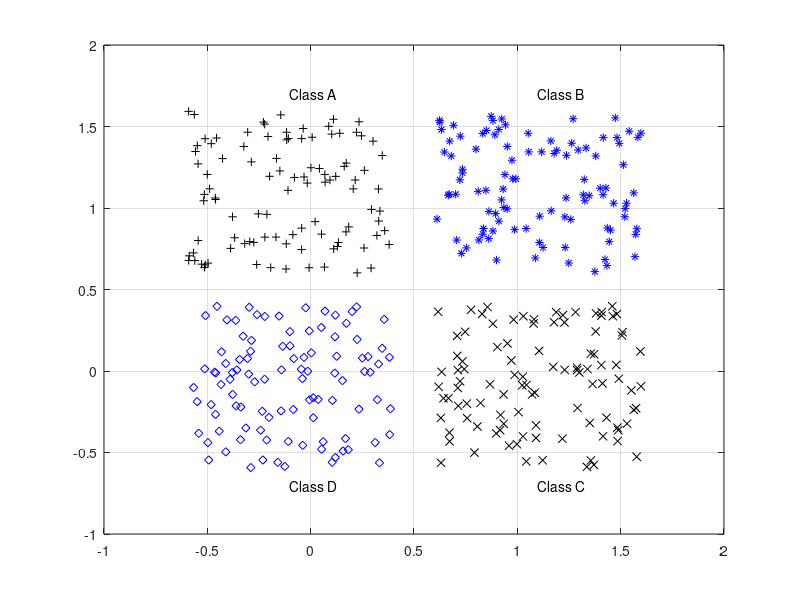

MATLAB code for this plot: (Note: this script raises an error after producing the figure.)
close all, clear all, clc, format compact
% number of samples of each class
K = 100;
% define 4 clusters of input data
q = .6; % offset of classes
A = [rand(1,K)-q; rand(1,K)+q];
B = [rand(1,K)+q; rand(1,K)+q];
C = [rand(1,K)+q; rand(1,K)-q];
D = [rand(1,K)-q; rand(1,K)-q];
% plot clusters
figure(1)
plot(A(1,:),A(2,:),'k+')
hold on
grid on
plot(B(1,:),B(2,:),'b*')
plot(C(1,:),C(2,:),'kx')
plot(D(1,:),D(2,:),'bd')
% text labels for clusters
text(.5-q,.5+2*q,'Class A')
text(.5+q,.5+2*q,'Class B')
text(.5+q,.5-2*q,'Class C')
text(.5-q,.5-2*q,'Class D')

% coding (+1/-1) of 4 separate classes
a = [-1 -1 -1 +1]';
b = [-1 -1 +1 -1]';
d = [-1 +1 -1 -1]';
c = [+1 -1 -1 -1]';

% define inputs (combine samples from all four classes)
P = [A B C D];
% define targets
T = [repmat(a,1,length(A)) repmat(b,1,length(B)) ...
repmat(c,1,length(C)) repmat(d,1,length(D)) ];

% create a neural network
net = feedforwardnet([4 3]);
% train net
net.divideParam.trainRatio = 1; % training set [%]
net.divideParam.valRatio = 0; % validation set [%]
net.divideParam.testRatio = 0; % test set [%]
% train a neural network
[net,tr,Y,E] = train(net,P,T);

% show network
view(net)

% evaluate performance: decoding network response
[m,i] = max(T); % target class
[m,j] = max(Y); % predicted class
N = length(Y); % number of all samples
k = 0; % number of missclassified samples
if find(i-j), % if there exist missclassified samples
k = length(find(i-j)); % get a number of missclassified samples
end
fprintf('Correct classified samples: %.1f%% samples\n', 100*(N-k)/N)
% plot network output
figure;
subplot(211)
plot(T')
title('Targets')
ylim([-2 2])
grid on
subplot(212)
plot(Y')
title('Network response')
xlabel('# sample')
ylim([-2 2])
grid on

% generate a grid
span = -1:.01:2;
[P1,P2] = meshgrid(span,span);
pp = [P1(:) P2(:)]';
% simualte neural network on a grid
aa = net(pp);
% plot classification regions based on MAX activation
figure(1)
m = mesh(P1,P2,reshape(aa(1,:),length(span),length(span))-5);
set(m,'facecolor',[1 0.2 .7],'linestyle','none');
hold on
m = mesh(P1,P2,reshape(aa(2,:),length(span),length(span))-5);
set(m,'facecolor',[1 1.0 0.5],'linestyle','none');
m = mesh(P1,P2,reshape(aa(3,:),length(span),length(span))-5);
set(m,'facecolor',[.4 1.0 0.9],'linestyle','none');
m = mesh(P1,P2,reshape(aa(4,:),length(span),length(span))-5);
set(m,'facecolor',[.3 .4 0.5],'linestyle','none');
view(2)
